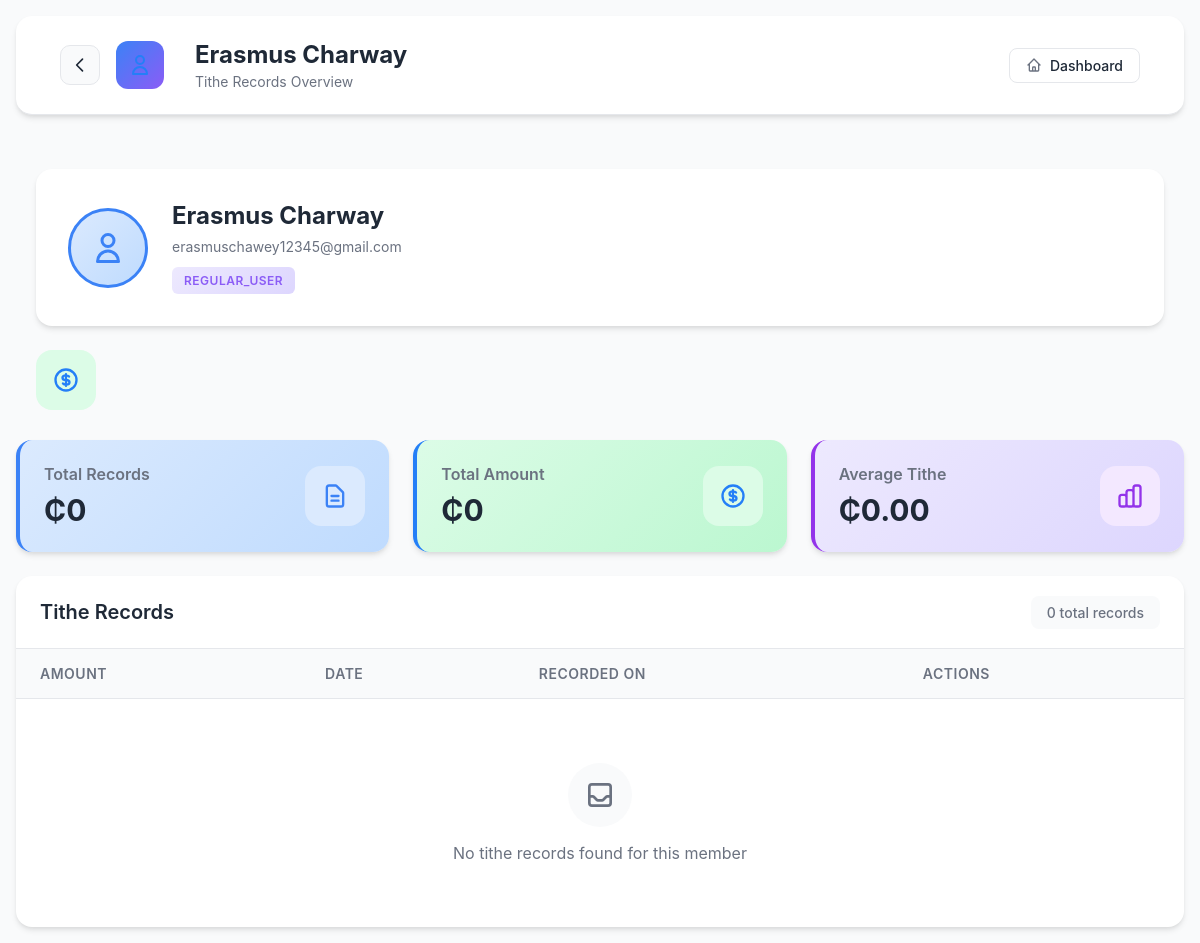
The page /tithe/tithe/list-user-tithe/6/ (signed in) on the database its author committed.
### tithe/models.py (models this page shows, shortened)
class CustomUser(AbstractUser):
    ROLE_CHOICES = (
        ("ADMIN","admin"),
        ("REGULAR_USER","regular_user")
    )
    email = models.EmailField()
    phone_number = models.CharField(max_length=50)
    role = models.CharField(max_length=20, choices=ROLE_CHOICES, default="REGULAR_USER")
    avatar = models.ImageField(upload_to="avatar/",null=True,blank=True)

### tithe/views.py (the view)
# urls.py: path('tithe/list-user-tithe/<int:user_id>/', views.list_tithe_related_user_by_admin, name='list-user-tithe'),
@login_required
def list_tithe_related_user_by_admin(request, user_id):
    if not request.user.is_authenticated or request.user.role != "ADMIN":
        messages.error(request, "You don't have permission to access this page")
        return redirect("tithe:login_user")
    user = get_object_or_404(CustomUser, id=user_id)
    amount = Tithe.objects.filter(user=user).aggregate(total=Sum('amount'))['total'] or 0
    tithe = Tithe.objects.filter(user=user).order_by("-date")
    paginator = Paginator(tithe, 50)
    page_number = request.GET.get("page")
    page_obj = paginator.get_page(page_number)
    return render(request, "tithe/user_tithe_admin_view.html", {
        "page_obj": page_obj,
        "viewed_user": user,
        "total_amount": amount
    })

### tithe/templates/tithe/user_tithe_admin_view.html (shortened to what this page needs)
{% extends 'tithe/base.html' %}
{% load tithe_extras %}
{% block content %}
<div class="dashboard">
    <header class="header">
        <div class="header-content">
            <div class="header-left">
                <a href="{% url 'tithe:admin-dashboard' %}" class="back-button">
                    <svg fill="none" stroke="currentColor" viewBox="0 0 24 24">
                        <path stroke-linecap="round" stroke-linejoin="round" stroke-width="2" d="M15 19l-7-7 7-7"/>
                    </svg>
                </a>
                <div class="header-icon">
                    <svg fill="none" stroke="currentColor" viewBox="0 0 24 24">
                        <path stroke-linecap="round" stroke-linejoin="round" stroke-width="2" d="M16 7a4 4 0 11-8 0 4 4 0 018 0zM12 14a7 7 0 00-7 7h14a7 7 0 00-7-7z"/>
                    </svg>
                </div>
                <div>
                    <div class="header-title">{{ viewed_user.get_full_name|default:viewed_user.username }}</div>
                    <div class="header-subtitle">Tithe Records Overview</div>
                </div>
            </div>
            <div class="header-actions">
                <a href="{% url 'tithe:admin-dashboard' %}" class="btn-icon">
                    <svg fill="none" stroke="currentColor" viewBox="0 0 24 24">
                        <path stroke-linecap="round" stroke-linejoin="round" stroke-width="2" d="M3 12l2-2m0 0l7-7 7 7M5 10v10a1 1 0 001 1h3m10-11l2 2m-2-2v10a1 1 0 01-1 1h-3m-6 0a1 1 0 001-1v-4a1 1 0 011-1h2a1 1 0 011 1v4a1 1 0 001 1m-6 0h6"/>
                    </svg>
                    <span class="btn-text">Dashboard</span>
                </a>
            </div>
        </div>
    </header>
    <div class="main-content">
        <div class="profile-card">
            <div class="profile-header">
                {% if viewed_user.avatar %}
                <img src="{{ viewed_user.avatar.url }}" alt="{{ viewed_user.get_full_name|default:viewed_user.username }}" class="profile-avatar">
                {% else %}
                <div class="profile-avatar default-avatar">
                    <svg fill="none" stroke="currentColor" viewBox="0 0 24 24">
                        <path stroke-linecap="round" stroke-linejoin="round" stroke-width="2" d="M16 7a4 4 0 11-8 0 4 4 0 018 0zM12 14a7 7 0 00-7 7h14a7 7 0 00-7-7z"/>
                    </svg>
                </div>
                {% endif %}
                <div class="profile-info">
                    <div class="profile-name">{{ viewed_user.get_full_name|default:viewed_user.username }}</div>
                    <div class="profile-email">{{ viewed_user.email|default:"No email provided" }}</div>
                    <div class="profile-role">
                        <span class="role-badge">{{ viewed_user.role }}</span>
                    </div>
                </div>
            </div>
        </div>
    <div class="stat-icon green">
        <svg fill="none" stroke="currentColor" viewBox="0 0 24 24">
            <path stroke-linecap="round" stroke-linejoin="round" stroke-width="2"
                d="M12 8c-1.657 0-3 .895-3 2s1.343 2 3 2 3 .895 3 2-1.343 2-3 2m0-8c1.11 0 2.08.402 2.599 1M12 8V7m0 1v8m0 0v1m0-1c-1.11 0-2.08-.402-2.599-1M21 12a9 9 0 11-18 0 9 9 0 0118 0z" />
        </svg>
    </div>
</div>
        <div class="stats-grid">
            <div class="stat-card blue">
                <div class="stat-info">
                    <h3>Total Records</h3>
                   <div class="stat-value">₵{{ total_amount }}</div>
                </div>
                <div class="stat-icon blue">
                    <svg fill="none" stroke="currentColor" viewBox="0 0 24 24">
                        <path stroke-linecap="round" stroke-linejoin="round" stroke-width="2" d="M9 12h6m-6 4h6m2 5H7a2 2 0 01-2-2V5a2 2 0 012-2h5.586a1 1 0 01.707.293l5.414 5.414a1 1 0 01.293.707V19a2 2 0 01-2 2z"/>
                    </svg>
                </div>
            </div>
            <div class="stat-card green">
                <div class="stat-info">
                    <h3>Total Amount</h3>
                    <div class="stat-value">₵{{ total_amount }}</div>
                </div>
                <div class="stat-icon green">
                    <svg fill="none" stroke="currentColor" viewBox="0 0 24 24">
                        <path stroke-linecap="round" stroke-linejoin="round" stroke-width="2" d="M12 8c-1.657 0-3 .895-3 2s1.343 2 3 2 3 .895 3 2-1.343 2-3 2m0-8c1.11 0 2.08.402 2.599 1M12 8V7m0 1v8m0 0v1m0-1c-1.11 0-2.08-.402-2.599-1M21 12a9 9 0 11-18 0 9 9 0 0118 0z"/>
                    </svg>
                </div>
            </div>
            <div class="stat-card purple">
                <div class="stat-info">
                    <h3>Average Tithe</h3>
                    <div class="stat-value">
                        {% if page_obj.paginator.count > 0 %}
                        ₵{{ page_obj.object_list|avg_tithe }}
                        {% else %}
                        ₵0.00
                        {% endif %}
                    </div>
                </div>
                <div class="stat-icon purple">
                </div>
            </div>
        </div>
        <div class="table-section">
            <div class="table-header">
                <div class="table-title">Tithe Records</div>
                <div class="table-actions">
                    <span class="record-count">{{ page_obj.paginator.count }} total records</span>
                </div>
            </div>
            <div class="table-container">
                <table>
                    <thead>
                        <tr>
                            <th>Amount</th>
                            <th>Date</th>
                            <th>Recorded On</th>
                            <th>Actions</th>
                        </tr>
                    </thead>
                    <tbody>
                        {% for tithe in page_obj %}
                        <tr>
                            <td><span class="amount">₵{{ tithe.amount }}</span></td>
                            <td>{{ tithe.date|date:"M d, Y" }}</td>
                            <td>
                                <span class="timestamp">{{ tithe.created_at|date:"M d, Y H:i" }}</span>
                            </td>
                            <td>
                                <div class="action-buttons">
                                    <button class="btn-icon edit" onclick="openEditModal({{ tithe.id }}, '{{ tithe.amount }}', '{{ tithe.date|date:'Y-m-d' }}')">
                                        <svg fill="none" stroke="currentColor" viewBox="0 0 24 24">
                                            <path stroke-linecap="round" stroke-linejoin="round" stroke-width="2" d="M11 5H6a2 2 0 00-2 2v11a2 2 0 002 2h11a2 2 0 002-2v-5m-1.414-9.414a2 2 0 112.828 2.828L11.828 15H9v-2.828l8.586-8.586z"/>
                                        </svg>
                                    </button>
                                    <form method="POST" action="{% url 'tithe:delete_tithe' tithe.id %}" style="display: inline;" onsubmit="return confirm('Are you sure you want to delete this tithe record?');">
                                        {% csrf_token %}
                                        <button type="submit" class="btn-icon delete">
                                            <svg fill="none" stroke="currentColor" viewBox="0 0 24 24">
                                                <path stroke-linecap="round" stroke-linejoin="round" stroke-width="2" d="M19 7l-.867 12.142A2 2 0 0116.138 21H7.862a2 2 0 01-1.995-1.858L5 7m5 4v6m4-6v6m1-10V4a1 1 0 00-1-1h-4a1 1 0 00-1 1v3M4 7h16"/>
                                            </svg>
                                        </button>
                                    </form>
                                </div>
                            </td>
                        </tr>
                        {% empty %}
                        <tr>
                            <td colspan="4" class="empty-state">
                                <div class="empty-icon">
                                </div>
                                <p>No tithe records found for this member</p>
                            </td>
                        </tr>
                        {% endfor %}
                    </tbody>
                </table>
            </div>
        </div>
    </div>
{% endblock %}

### tithe/templates/tithe/base.html (style rules this page uses)
* { margin: 0; padding: 0; box-sizing: border-box; }
body { font-family: 'Segoe UI', Tahoma, Geneva, Verdana, sans-serif; background: linear-gradient(135deg, #f0fdf4 0%, #dbeafe 100%); min-height: 100vh; }
.dashboard { min-height: 100vh; background: #f9fafb; }
.header { background: white; border-bottom: 1px solid #e5e7eb; padding: 20px 0; }
.header-content { max-width: 1400px; margin: 0 auto; padding: 0 20px; display: flex; justify-content: space-between; align-items: center; }
.header-left { display: flex; align-items: center; }
.header-icon { width: 50px; height: 50px; margin-right: 15px; }
.header-icon svg { stroke:#247ff7ff; }
.header-title { font-size: 28px; color: #1f2937; margin-bottom: 4px; }
.header-subtitle { font-size: 14px; color: #6b7280; }
.main-content { max-width: 1400px; margin: 0 auto; padding: 30px 20px; }
.stats-grid { display: grid; grid-template-columns: repeat(auto-fit, minmax(280px, 1fr)); gap: 25px; margin-bottom: 30px; }
.stat-card { background: white; border-radius: 15px; padding: 25px; box-shadow: 0 2px 10px rgba(0, 0, 0, 0.05); display: flex; justify-content: space-between; align-items: center; }
.stat-card.blue { border-left: 4px solid #3b82f6; }
.stat-card.green { border-left: 4px solid #247ff7ff; }
.stat-card.purple { border-left: 4px solid #9333ea; }
.stat-info h3 { font-size: 14px; color: #6b7280; font-weight: 600; margin-bottom: 10px; }
.stat-value { font-size: 36px; color: #1f2937; font-weight: bold; }
.stat-icon { width: 60px; height: 60px; border-radius: 50%; display: flex; align-items: center; justify-content: center; }
.stat-icon.blue { background: #dbeafe; }
.stat-icon.green { background: #dcfce7; }
.stat-icon.purple { background: #f3e8ff; }
.stat-icon svg { width: 32px; height: 32px; }
.stat-icon.blue svg { stroke: #3b82f6; }
.stat-icon.green svg { stroke: #247ff7ff; }
.stat-icon.purple svg { stroke: #9333ea; }
.table-section { background: white; border-radius: 15px; box-shadow: 0 2px 10px rgba(0, 0, 0, 0.05); overflow: hidden; }
.table-header { padding: 25px; border-bottom: 1px solid #e5e7eb; display: flex; justify-content: space-between; align-items: center; }
.table-title { font-size: 22px; color: #1f2937; font-weight: bold; }
table { width: 100%; border-collapse: collapse; }
thead { background: #f9fafb; }
th { padding: 16px 24px; text-align: left; font-size: 12px; font-weight: 700; color: #6b7280; text-transform: uppercase; letter-spacing: 0.5px; }
td { padding: 20px 24px; border-top: 1px solid #e5e7eb; color: #4b5563; }
tbody tr { transition: background 0.2s; }
.btn-icon { padding: 8px; border: none; border-radius: 8px; cursor: pointer; transition: all 0.3s; }
.btn-icon svg { width: 18px; height: 18px; }

### rows shown on the page
CustomUser: get_full_name "Erasmus Charway", email "erasmuschawey12345@gmail.com", role "REGULAR_USER"

### other values the page prints
{{ total_amount }} "0"
{{ page_obj.paginator.count }} "0"
